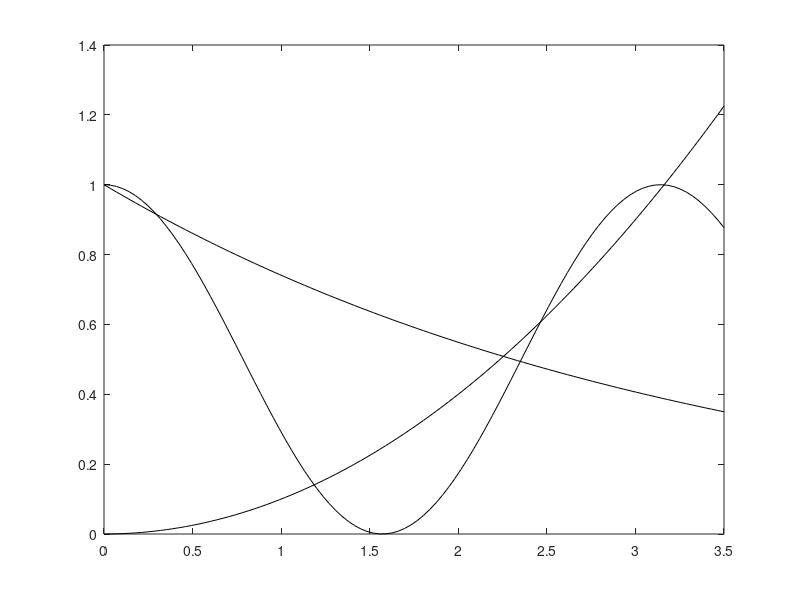
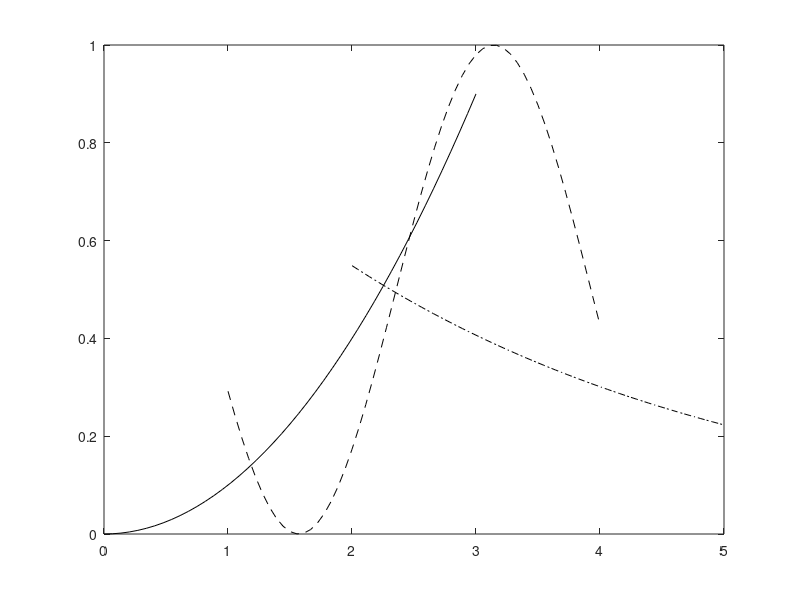

Here is the MATLAB script that generated these plots, in order:

clc,clear all;
figure
x = linspace(0, 3.5);
plot(x, [0.1*x.^2; cos(x).^2; exp(-0.3*x)], 'k')
figure
x = linspace(0, 3, 45);
y = linspace(1, 4, 55);
z = linspace(2, 5, 65);
plot(x, 0.1*x.^2, 'k-', y, cos(y).^2, 'k--', z, exp(-0.3*z), 'k-.')